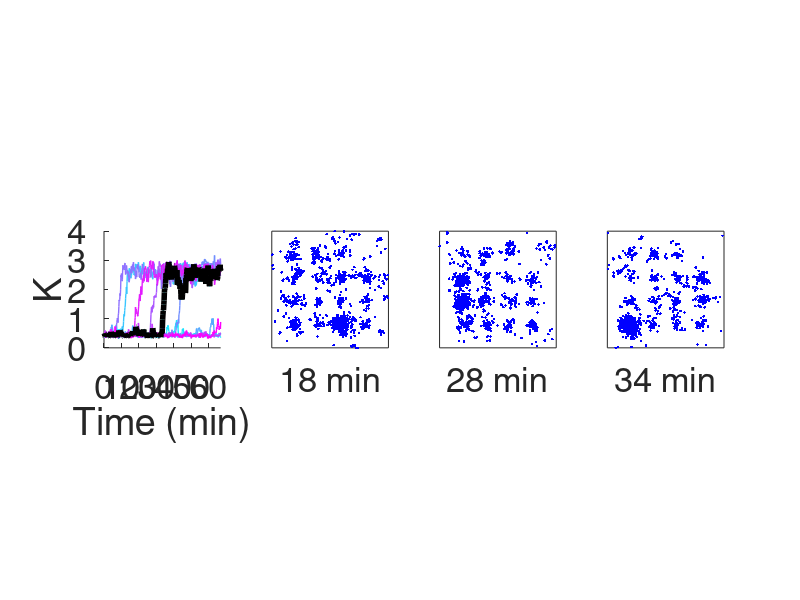

The MATLAB script that drew this image:
% We plotted K values of the simulations with 3000 Cdc42 and 170 Bem1-GEF
% with 15 fixed Far1-GEF molecules.
load('FigureData/Figure4E.mat')
seeds = 10;
% Color map for the plots.
cmap = cool(seeds);
% Time in the unit of minutes.
time = (0:10:4000)/60;
figure('units','pixels','position',[300 300 1200 300]); 
for j = 1:seeds
    subplot(1,4,1); hold on
    % Plot time series of K
    plot(time,K(j,:),'color',cmap(j,:),'linewidth',1)
end
ylim([0,4])
xlim([0,Inf])
xlabel('Time (min)')
ylabel('K')
axis square
set(gca,'fontsize',25)

% Mark one line of K in black and plot its snapshots of Cdc42-GTP
% at different time points. 
plot(time,K(1,:),'color','k','linewidth',4)
load('Coordinates/Figure4E_coordinates.mat')
L = 8.8623; % domain length
subplot(1,4,2)
plot(x_1,y_1,'b.')
xticks([]); yticks([]); ylim([0,L]); xlim([0,L]); axis square;
xlabel('18 min','fontsize',25)

subplot(1,4,3)
plot(x_2,y_2,'b.')
xticks([]); yticks([]); ylim([0,L]); xlim([0,L]); axis square;
xlabel('28 min','fontsize',25)

subplot(1,4,4)
plot(x_3,y_3,'b.')
xticks([]); yticks([]); ylim([0,L]); xlim([0,L]); axis square;
xlabel('34 min','fontsize',25)